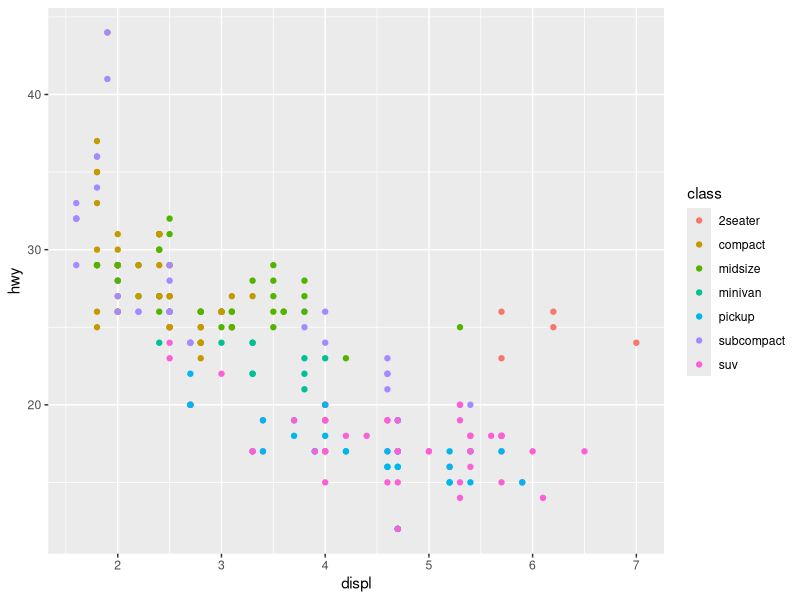
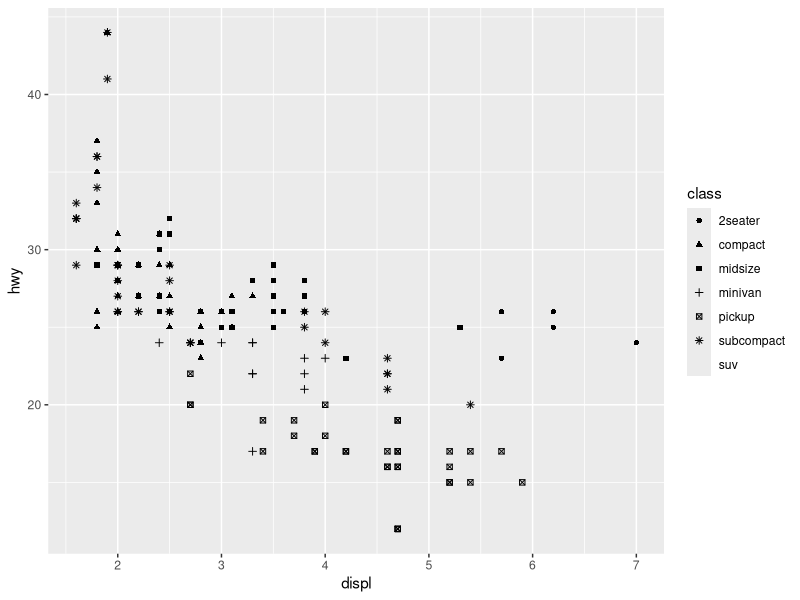
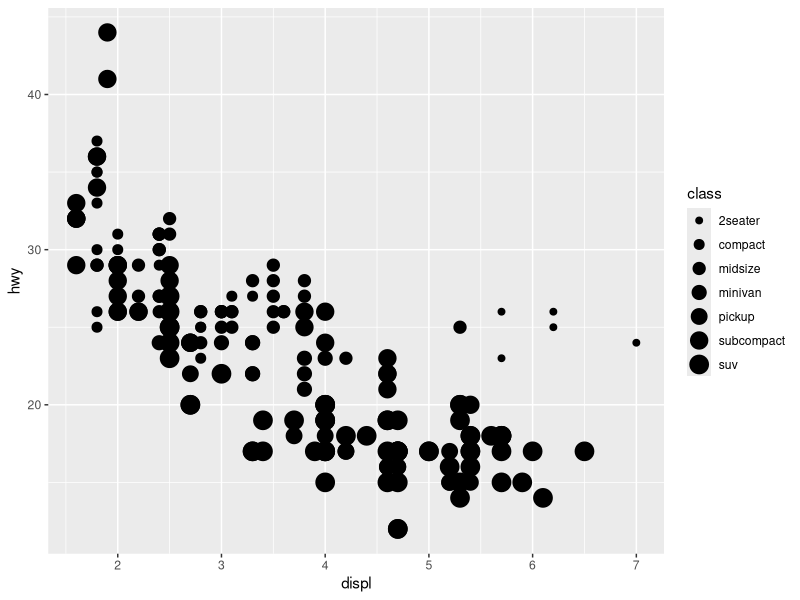
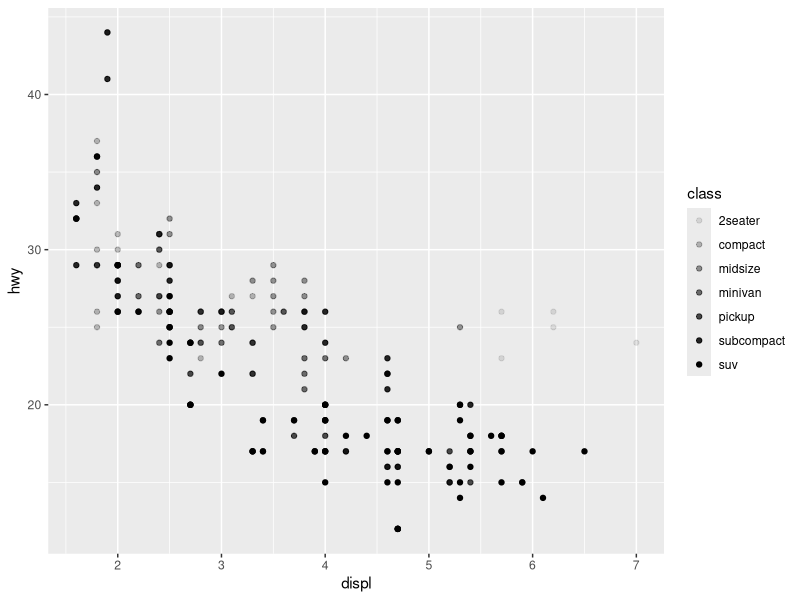
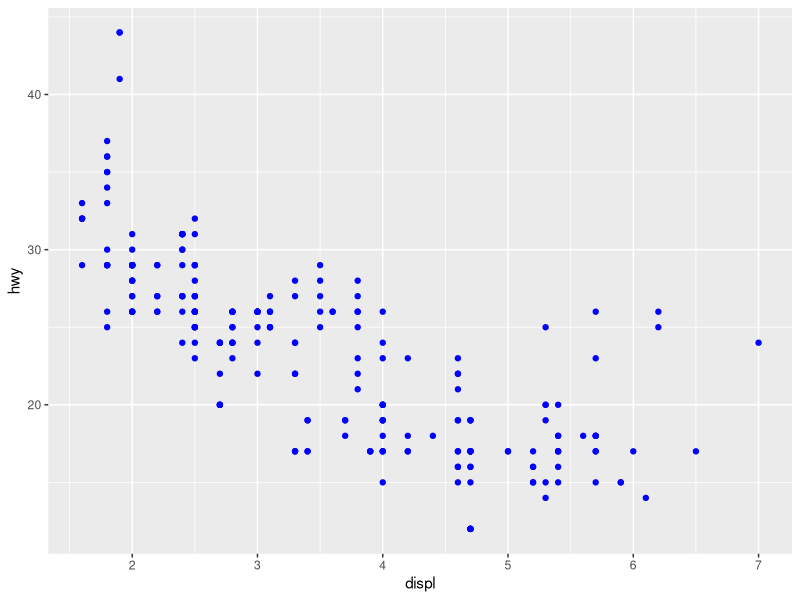
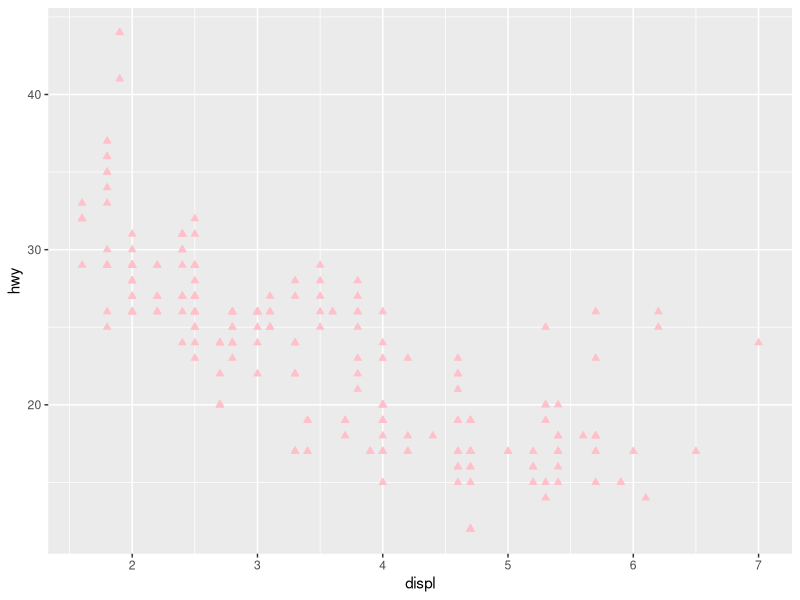
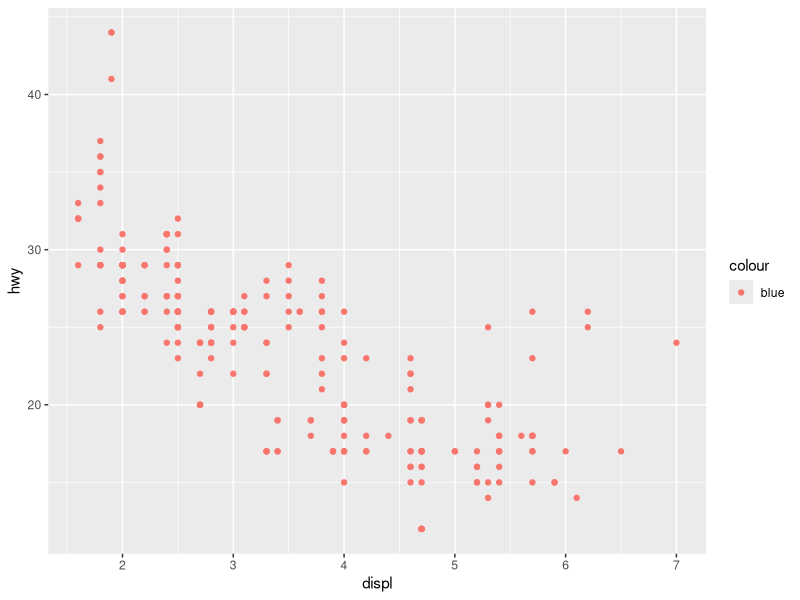
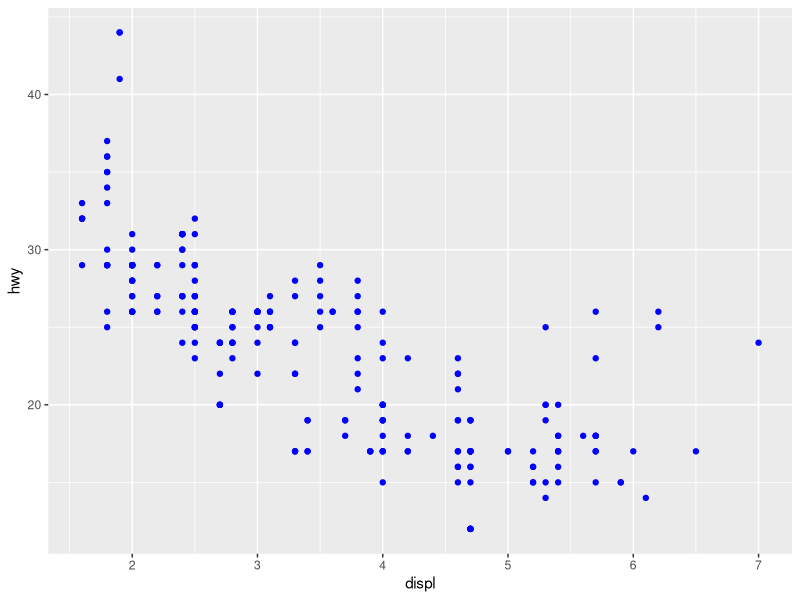

Write R code to recreate these figures, in order. (Note: this script raises an error after producing the figures.)
## ---- chunk 1
knitr::opts_chunk$set(echo = TRUE)
## ---- chunk 2
library(tidyverse)
## ---- chunk 3
mpg
## ---- chunk 4
ggplot(mpg, aes(x = displ, y = hwy, color = class)) + 
  geom_point()
## ---- chunk 5
ggplot(mpg, aes(x = displ, y = hwy, shape = class)) + 
  geom_point()
## ---- chunk 6
ggplot(mpg, aes(x = displ, y = hwy, size = class)) + 
  geom_point()
## ---- chunk 7
ggplot(mpg, aes(x = displ, y = hwy, alpha = class)) + 
  geom_point()
## ---- chunk 8
ggplot(mpg, aes(x = displ, y = hwy)) +
  geom_point(color = "blue")
## ---- chunk 9
ggplot(mpg, aes(x = displ, y = hwy)) +
  geom_point(shape = 24, color = "pink", fill = "pink")
## ---- chunk 10
ggplot(mpg) + 
  geom_point(aes(x = displ, y = hwy, color = "blue"))
## ---- chunk 11
ggplot(mpg, aes(x = displ, y = hwy)) + 
  geom_point(color = "blue")
## ---- chunk 12
?geom_point
## ---- chunk 13
ggplot(mtcars, aes(wt, mpg)) +
  geom_point(shape = 21, colour = "black", fill = "white", size = 5, stroke = 2)
## ---- chunk 14
ggplot(mpg, aes(x = displ, y = hwy, color = displ < 5)) + 
  geom_point()
## ---- chunk 15
ggplot(mpg, aes(x = displ, y = hwy)) +
  geom_point()
## ---- chunk 16
ggplot(mpg, aes(x = displ, y = hwy)) +
  geom_smooth()
## ---- chunk 17
ggplot(mpg, aes(x = displ, y = hwy, shape = drv)) +
  geom_smooth()
## ---- chunk 18
ggplot(mpg, aes(x = displ, y = hwy, linetype = drv)) + 
  geom_smooth()
## ---- chunk 19
ggplot(mpg, aes(x = displ, y = hwy, color = drv)) + 
  geom_point() +
  geom_smooth(aes(linetype = drv))
## ---- chunk 20
ggplot(mpg, aes(x = displ, y = hwy)) + 
  geom_smooth()
## ---- chunk 21
ggplot(mpg, aes(x = displ, y = hwy)) + 
  geom_smooth(aes(group = drv))
## ---- chunk 22
ggplot(mpg, aes(x = displ, y = hwy))+
  geom_smooth(aes(color = drv), show.legend = FALSE)
## ---- chunk 23
ggplot(mpg, aes(x = displ, y = hwy)) +
  geom_point(aes(color = class)) +
  geom_smooth()
## ---- chunk 24
ggplot(mpg, aes(x = displ, y = hwy)) +
  geom_point() +
  geom_point(
    data = mpg |> filter(class == "2seater"),
    color = "red"
  )+
  geom_point(
    data = mpg |> filter(class == "2seater"),
    shape = "circle open", size = 3, color = "red"
  )
## ---- chunk 25
ggplot(mpg, aes(x = hwy)) +
  geom_histogram(binwidth = 2)
## ---- chunk 26
ggplot(mpg, aes(x = hwy)) +
  geom_density()
## ---- chunk 27
ggplot(mpg, aes(x = hwy)) +
  geom_boxplot()
## ---- chunk 28
library(ggridges)
## ---- chunk 29
ggplot(mpg, aes(x = hwy, y = drv, fill = drv, color = drv))+
  geom_density_ridges(alpha = 0.5, show.legend = FALSE)
## ---- chunk 30
ggplot(mpg, aes(x = displ, y = hwy)) +
  geom_point() +
  geom_smooth(color = "blue", se = FALSE)
## ---- chunk 31
ggplot(mpg, aes(x = displ, y = hwy)) +
  geom_point(aes(color = drv)) +
  geom_smooth(aes(color = drv), se = FALSE)
## ---- chunk 32
gplot(mpg, aes(x = displ, y = hwy)) +
  geom_point() +
  geom_smooth(aes(group = drv), color = "blue", se = FALSE, show.legend = FALSE)
## ---- chunk 33
ggplot(mpg, aes(x = displ, y = hwy)) +
  geom_point(aes(color = drv)) +
  geom_smooth(color = "blue", se = FALSE)
## ---- chunk 34
ggplot(mpg, aes(x = displ, y = hwy)) +
  geom_point(aes(color = drv)) +
  geom_smooth(aes(linetype = drv), se = FALSE, show.legend = FALSE) 
## ---- chunk 35
ggplot(mpg, aes(x = displ, y = hwy)) +
  geom_point(aes(fill = drv), shape = 21, color = "white", stroke = 1)
## ---- chunk 36
ggplot(mpg, aes(x = displ, y = hwy)) +
  geom_point() +
  facet_wrap(~cyl)
## ---- chunk 37
ggplot(mpg, aes(x = displ, y = hwy)) +
  geom_point() +
  facet_grid(drv ~ cyl)
## ---- chunk 38
ggplot(mpg, aes(x = displ, y = hwy)) +
  geom_point() +
  facet_grid(drv ~ cyl, scales = "free")
## ---- chunk 39
ggplot(mpg) + 
  geom_point(aes(x = drv, y = cyl))
## ---- chunk 40
ggplot(mpg) + 
  geom_point(aes(x = displ, y = hwy)) +
  facet_grid(. ~ cyl)
## ---- chunk 41
ggplot(mpg) + 
  geom_point(aes(x = displ, y = hwy)) + 
  facet_wrap(~ cyl, nrow = 2)
## ---- chunk 42
ggplot(mpg, aes(x = displ)) + 
  geom_histogram() + 
  facet_grid(drv ~ .)
## ---- chunk 43
ggplot(mpg, aes(x = displ)) +
  geom_histogram() +
  facet_grid(. ~drv)
## ---- chunk 44
ggplot(mpg) + 
  geom_point(aes(x = displ, y = hwy)) +
  facet_grid(drv ~ .)
## ---- chunk 45
ggplot(mpg) +
  geom_point(aes(x = displ, y = hwy)) +
  facet_wrap(drv ~ .)
## ---- chunk 46
ggplot(diamonds, aes(x = cut)) +
  geom_bar()
## ---- chunk 47
diamonds |>
  count(cut) |> 
  ggplot(aes(x = cut, y = n)) +
  geom_bar(stat = "identity")
## ---- chunk 48
ggplot(diamonds, aes(x = cut, y = after_stat(prop), group = 1)) +
  geom_bar()
## ---- chunk 49
ggplot(diamonds) +
  stat_summary(
    aes(x = cut, y = depth),
    fun.min = min,
    fun.max = max,
    fun = median
  )
## ---- chunk 50
ggplot(mpg, aes(x = drv, y = cyl)) +
  geom_col()
## ---- chunk 51
ggplot(diamonds, aes(x = cut, y = after_stat(prop))) + 
  geom_bar()
## ---- chunk 52
ggplot(diamonds, aes(x = cut, fill = color, y = after_stat(prop))) + 
  geom_bar()
## ---- chunk 53
ggplot(mpg, aes(x = drv, color = drv)) +
  geom_bar()
## ---- chunk 54
ggplot(mpg, aes(x = drv, fill = drv)) +
  geom_bar()
  
## ---- chunk 55
ggplot(mpg, aes(x = drv, fill = class))+
  geom_bar()
## ---- chunk 56
ggplot(mpg, aes(x = drv, fill = class)) +
  geom_bar(alpha = 1/5, position = "identity")
## ---- chunk 57
ggplot(mpg, aes(x = drv, color = class)) +
  geom_bar(fill = NA, position = "identity")
## ---- chunk 58
ggplot(mpg, aes(x = drv, fill = class)) +
  geom_bar(position = "fill")
## ---- chunk 59
ggplot(mpg, aes(x = drv, fill = class)) + 
  geom_bar(position = "dodge")
## ---- chunk 60
ggplot(mpg, aes(x = displ, y = hwy)) +
  geom_point(position = "jitter")
## ---- chunk 61
ggplot(mpg, aes(x = cty, y = hwy)) +
  geom_point()
## ---- chunk 62
ggplot(mpg, aes(x = cty, y = hwy)) +
  geom_jitter()
## ---- chunk 63
ggplot(mpg, aes(x = displ, y = hwy)) +
  geom_point()
## ---- chunk 64
ggplot(mpg, aes(x = displ, y = hwy)) +
  geom_point(position = "identity")
## ---- chunk 65
ggplot(mpg, aes(x = displ, y = hwy)) +
  geom_count()
## ---- chunk 66
nz <- map_data("nz")
## ---- chunk 67
ggplot(nz, aes(x = long, y = lat, group = group)) +
  geom_polygon(fill = "white", color = "black")
## ---- chunk 68
ggplot(nz, aes(x = long, y = lat, group = group)) +
  geom_polygon(fill = "white", color = "black") +
  coord_quickmap()
## ---- chunk 69
bar <- ggplot(data = diamonds) +
  geom_bar(
    mapping = aes(x = clarity, fill = clarity),
    show.legend = FALSE,
    widht = 1
  ) +
  theme(aspect.ratio = 1)

bar + coord_flip()
## ---- chunk 70
bar <- ggplot(data = diamonds) +
  geom_bar(
    mapping = aes(x = clarity, fill = clarity),
    show.legend = FALSE,
    widht = 1
  ) +
  theme(aspect.ratio = 1)

bar + coord_polar()
## ---- chunk 71
ggplot(nz, aes(x = long, y = lat, group = group)) +
  geom_polygon(fill = "white", color = "black") +
  coord_map()
## ---- chunk 72
ggplot(data = mpg, mapping = aes(x = cty, y = hwy)) +
  geom_point() +
  geom_abline() +
  coord_fixed()
## ---- chunk 73

